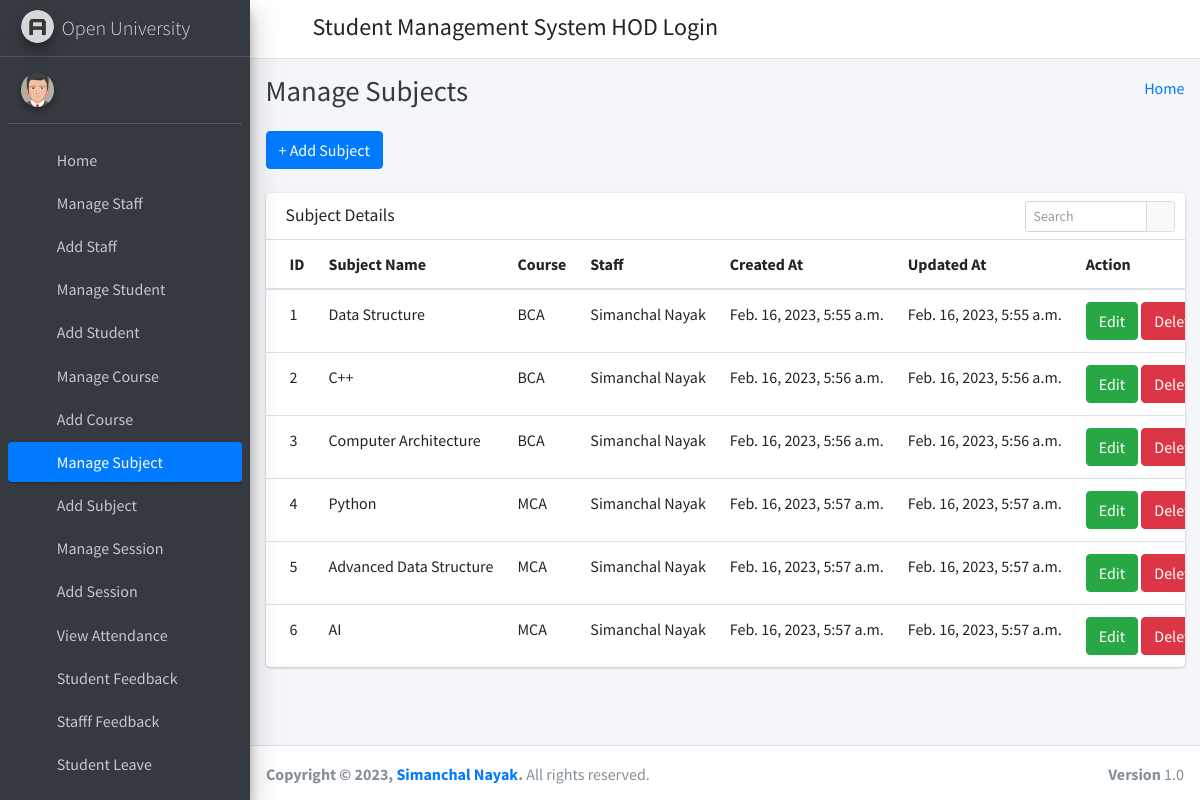
Page /manage_subject/ on the committed database.
### student_management_app/models.py (models this page shows)
class Subjects(models.Model):
    id =models.AutoField(primary_key=True)
    subject_name = models.CharField(max_length=255)
    course_id = models.ForeignKey(Courses, on_delete=models.CASCADE, default=1) #need to give defauult course
    staff_id = models.ForeignKey(CustomUser, on_delete=models.CASCADE)
    created_at = models.DateTimeField(auto_now_add=True)
    updated_at = models.DateTimeField(auto_now=True)
    objects = models.Manager()

class Courses(models.Model):
    id = models.AutoField(primary_key=True)
    course_name = models.CharField(max_length=255)
    created_at = models.DateTimeField(auto_now_add=True)
    updated_at = models.DateTimeField(auto_now=True)
    objects = models.Manager()

class CustomUser(AbstractUser):
    user_type_data = ((1, "HOD"), (2, "Staff"), (3, "Student"))
    user_type = models.CharField(default=1, choices=user_type_data, max_length=10)

### student_management_app/HodViews.py (the view)
# urls.py: path('manage_subject/', HodViews.manage_subject, name="manage_subject"),
def manage_subject(request):
    subjects = Subjects.objects.all()
    context = {
        "subjects": subjects
    }
    return render(request, 'hod_template/manage_subject_template.html', context)

### student_management_app/templates/hod_template/manage_subject_template.html (shortened to what this page needs)
{% extends 'hod_template/base_template.html' %}
{% block page_title %}
    Manage Subjects
{% endblock page_title %}
{% block main_content %}
{% load static %}
<section class="content">
        <div class="container-fluid">
            <a class="btn btn-primary" href="{% url 'add_subject' %}" role="button">+ Add Subject</a> <br/>&nbsp;
            <div class="row">
                <div class="col-md-12">
                    <div class="card">
                        <div class="card-header">
                            <h3 class="card-title">Subject Details</h3>
                            <div class="card-tools">
                            <div class="input-group input-group-sm" style="width: 150px;">
                                <input type="text" name="table_search" class="form-control float-right" placeholder="Search">
                                <div class="input-group-append">
                                <button type="submit" class="btn btn-default"><i class="fas fa-search"></i></button>
                                </div>
                            </div>
                            </div>
                        </div>
                        <div class="card-body table-responsive p-0">
                            <table class="table table-hover text-nowrap">
                            <thead>
                                <tr>
                                <th>ID</th>
                                <th>Subject Name</th>
                                <th>Course</th>
                                <th>Staff</th>
                                <th>Created At</th>
                                <th>Updated At</th>
                                <th>Action</th>
                                </tr>
                            </thead>
                            <tbody>
                                {% for subject in subjects %}
                                <tr>
                                <td>{{ subject.id }}</td>
                                <td>{{ subject.subject_name }}</td>
                                <td>{{ subject.course_id.course_name }}</td>
                                <td>{{ subject.staff_id.first_name }} {{ subject.staff_id.last_name }}</td>
                                <td>{{ subject.created_at }}</td>
                                <td>{{ subject.updated_at }}</td>
                                <td>
                                    <a href="{% url 'edit_subject' subject.id %}" class="btn btn-success">Edit</a>
                                    <a href="{% url 'delete_subject' subject.id %}" class="btn btn-danger">Delete</a>
                                </td>
                                </tr>
                                {% endfor %}
                            </tbody>
                            </table>
                        </div>
                        </div>
                </div>
            </div>
        </div>
      </section>
  {% endblock main_content %}

### rows in the picture
Subjects: id "1", subject_name "Data Structure", course_id.course_name "BCA", staff_id.first_name "Simanchal", staff_id.last_name "Nayak", created_at "Feb. 16, 2023, 5:55 a.m.", updated_at "Feb. 16, 2023, 5:55 a.m."
Subjects: id "2", subject_name "C++", course_id.course_name "BCA", staff_id.first_name "Simanchal", staff_id.last_name "Nayak", created_at "Feb. 16, 2023, 5:56 a.m.", updated_at "Feb. 16, 2023, 5:56 a.m."
Subjects: id "3", subject_name "Computer Architecture", course_id.course_name "BCA", staff_id.first_name "Simanchal", staff_id.last_name "Nayak", created_at "Feb. 16, 2023, 5:56 a.m.", updated_at "Feb. 16, 2023, 5:56 a.m."
Subjects: id "4", subject_name "Python", course_id.course_name "MCA", staff_id.first_name "Simanchal", staff_id.last_name "Nayak", created_at "Feb. 16, 2023, 5:57 a.m.", updated_at "Feb. 16, 2023, 5:57 a.m."
Subjects: id "5", subject_name "Advanced Data Structure", course_id.course_name "MCA", staff_id.first_name "Simanchal", staff_id.last_name "Nayak", created_at "Feb. 16, 2023, 5:57 a.m.", updated_at "Feb. 16, 2023, 5:57 a.m."
Subjects: id "6", subject_name "AI", course_id.course_name "MCA", staff_id.first_name "Simanchal", staff_id.last_name "Nayak", created_at "Feb. 16, 2023, 5:57 a.m.", updated_at "Feb. 16, 2023, 5:57 a.m."
